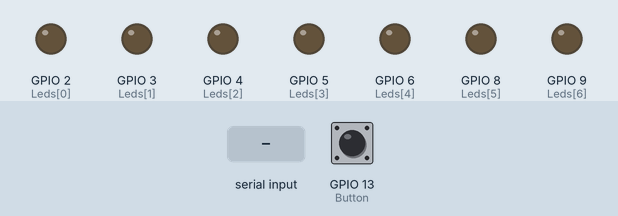
Recording of a program running on a simulated ESP32-S2. Parts: output pins drawn as LEDs (lit = HIGH). Dashed ring = blinking. The test bench sets the inputs (shaded band); at power-on: GPIO 13 (Button) LOW. Random numbers use the default seed unless the program sets one; what the program prints to the serial monitor is not drawn.

Above: at 2.6 s.
2.7 s: GPIO 13 (Button) pulled HIGH for 0.15 s
At 5.4 s:
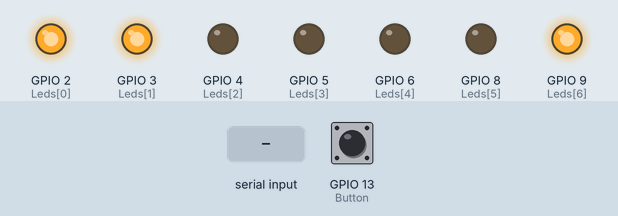
5.7 s: "90,45\n" received over Serial
At 6.9 s:
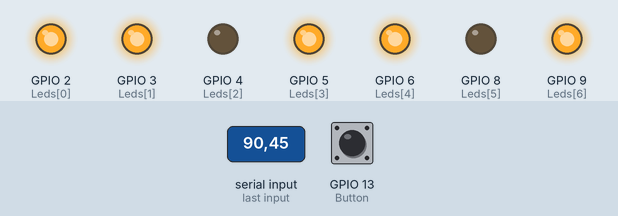
7.2 s: "30,150\n" received over Serial
8.7 s: GPIO 13 (Button) pulled HIGH for 1 s
At 11.4 s:
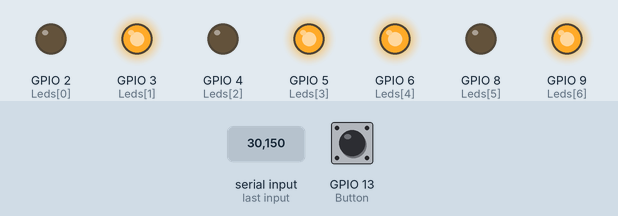
11.7 s: GPIO 13 (Button) pulled HIGH for 3.2 s
At 13.5 s:
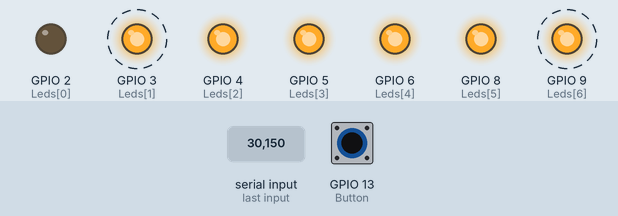
Timing chart, 0 to 17.2 s (numbered marks = the images above; inputs shaded):
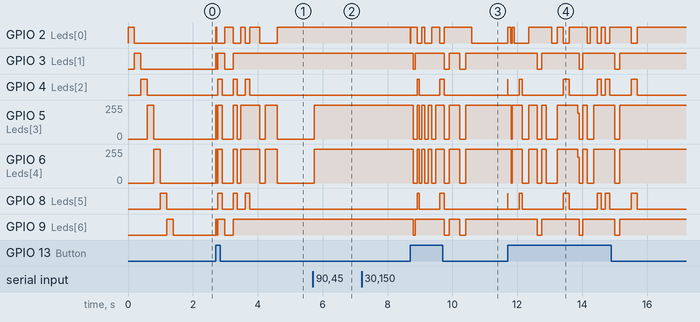

The program:

main.cpp
```cpp
#include <Arduino.h>
int Leds[] = {2,3,4,5,6,8,9}; //Liste mit den angeschlossenen LED
//Funktionsdeklarationen
void AllesAus();
void ZeigeZahl(int i);
void LedCheck();
void Wuerfeln();

//Funktionsimplementationen
void setup()
{
  for(int i = 0; i < 7; i++)
  pinMode(Leds[i], OUTPUT);
  pinMode(13,INPUT);  //Button
  Serial.begin(9600);
  Serial.println("Zum Testen einer bestimmten Zahl gib sie hier ein:");
  LedCheck();
}

void loop()
{
  if (Serial.available() > 0) //Wenn etwas vom angeschlossenen Computer gesendet wird (Tastendruck)...
  {
    char num = Serial.read(); //...lies den Wert der Tastatur als Ascii...
    ZeigeZahl(num-48);  //...und rechne es in einen Zahlenwert um, der dann angezeigt wird
  }
  if(digitalRead(13)==HIGH) Wuerfeln(); // wenn der Knopf gedrückt wird, starte die Funktion "Wuerfeln"
}

void AllesAus() //Schaltet alle LEDs aus
  {

  for(int i = 0; i < 7; i++)
    digitalWrite(Leds[i],LOW);
  }

  void ZeigeZahl(int n) //Schaltet die LEDs an, die die Zahl n darstellen
  {
    AllesAus();
    switch (n)  //was steht in "n"?
    {
    case 1:
      digitalWrite(2,HIGH); //Mitte
      break;
    case 2:
      digitalWrite(3,HIGH); // Links Oben
      digitalWrite(9,HIGH); //Rechts Unten
      break;
    case 3:
      digitalWrite(2,HIGH);
      digitalWrite(3,HIGH);
      digitalWrite(9,HIGH);
      break;
    case 4:
      digitalWrite(5,HIGH); //Rechts Oben
      digitalWrite(3,HIGH); //Links Oben
      digitalWrite(6,HIGH); //Rechts Unten
      digitalWrite(9,HIGH); //Links Unten
      break;
    case 5:
      digitalWrite(5,HIGH);
      digitalWrite(3,HIGH);
      digitalWrite(6,HIGH);
      digitalWrite(9,HIGH);
      digitalWrite(2,HIGH);
      break;
    case 6:
      digitalWrite(5,HIGH);
      digitalWrite(3,HIGH);
      digitalWrite(6,HIGH);
      digitalWrite(9,HIGH);
      digitalWrite(4,HIGH); //Links Mitte
      digitalWrite(8,HIGH); //Rechts Mitte
      break;
    default:
      digitalWrite(5,HIGH); //wenn die Zahl nicht zwischen 1-6 ist
      digitalWrite(3,HIGH); //gib ein "x" aus um den Fehler anzuzeigen
      digitalWrite(6,HIGH);
      digitalWrite(9,HIGH);
      digitalWrite(2,HIGH);
      break;
    }
  }
  void LedCheck() //Schaltet alle LEDs einmal kurz an um sie zu testen
  {
    for (int i = 0; i < 7; i++)
    {
      AllesAus();
      digitalWrite(Leds[i], HIGH);
      delay(200);
    }
    AllesAus();
  }
  void Wuerfeln() // Generiert 20 Zufallswerte von 1-6 und zeigt sie an.
  {               //Der letzte bleibt stehen und ist die gewürfelte Zahl
    for(int i = 1; i < 21; i++)
    {
      ZeigeZahl((int)random(7));
      delay(10*i);
    }
  }
```

Measured:
- after the input at 2.7 s, GPIO 3 (Leds[1]), GPIO 9 (Leds[6]): goes HIGH 0.03 s, LOW 0.04 s, HIGH 0.21 s, LOW 0.27 s, then HIGH, starting at once; GPIO 4 (Leds[2]), GPIO 8 (Leds[5]): goes HIGH 0.15 s, LOW 0.34 s, HIGH 0.11 s, LOW 0.25 s, HIGH 0.14 s, then LOW, starting after 0.06 s
- after the input at 5.7 s, GPIO 5 (Leds[3]), GPIO 6 (Leds[4]): 0/255 → 255/255 at once
- after the input at 8.7 s, GPIO 3 (Leds[1]), GPIO 9 (Leds[6]): goes LOW 0.05 s, HIGH 0.90 s, LOW 0.15 s, HIGH 0.33 s, LOW 0.18 s, then HIGH, starting after 0.10 s; GPIO 4 (Leds[2]), GPIO 8 (Leds[5]): LOW → HIGH after 0.21 s, → LOW 0.07 s later, → HIGH 0.63 s later, → LOW 0.14 s later
- after the input at 11.7 s, GPIO 3 (Leds[1]), GPIO 9 (Leds[6]): alternates HIGH for 1.1 s and LOW for 0.14 s, 6 changes in all, then stays HIGH, starting after 0.91 s
